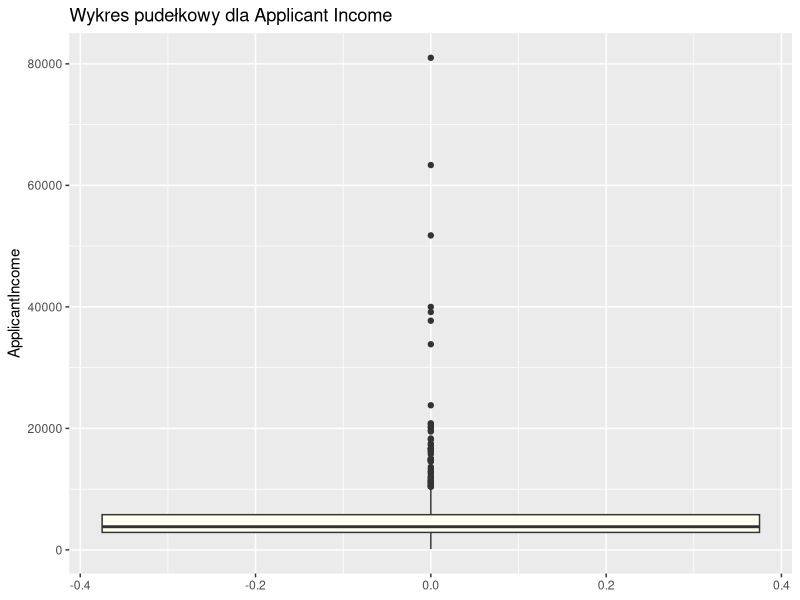
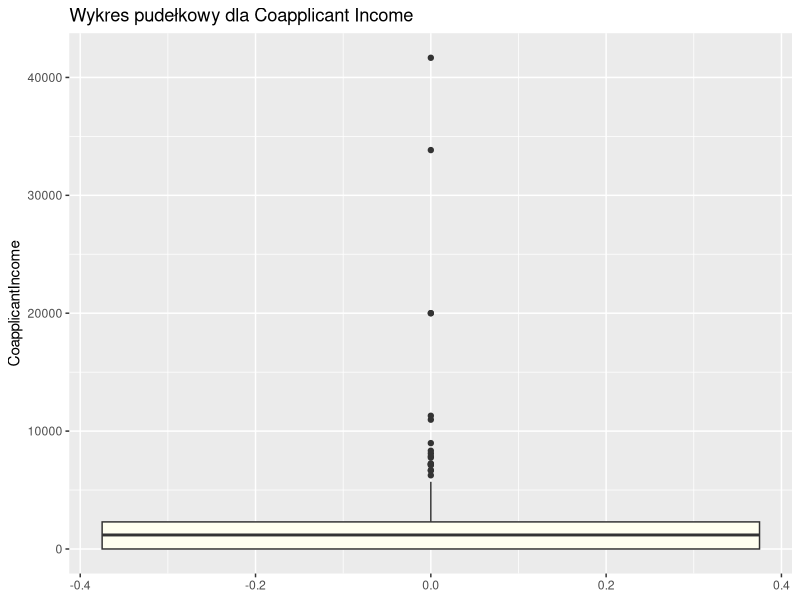
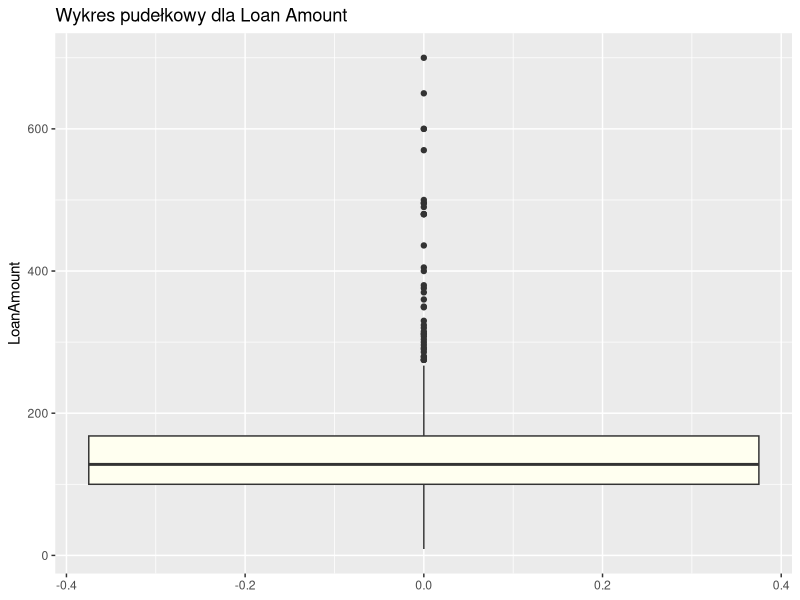

Write the R code that produced these figures, in order.
install.packages("ggplot2")
library(ggplot2)
library(dplyr)

library(readr)
data <- read_csv("dataset/clean_data.csv")
View(clean_data)


#Wykresy pudelkowe dla ApplicantIncome, CoapplicantIncome oraz LoanAmount
ggplot(data, aes(y = ApplicantIncome)) +
  geom_boxplot(fill="ivory") +
  labs(title = "Wykres pudełkowy dla Applicant Income")

ggplot(data, aes(y = CoapplicantIncome)) +
  geom_boxplot(fill="ivory") +
  labs(title = "Wykres pudełkowy dla Coapplicant Income")

ggplot(data, aes(y = LoanAmount)) +
  geom_boxplot(fill="ivory") +
  labs(title = "Wykres pudełkowy dla Loan Amount")
